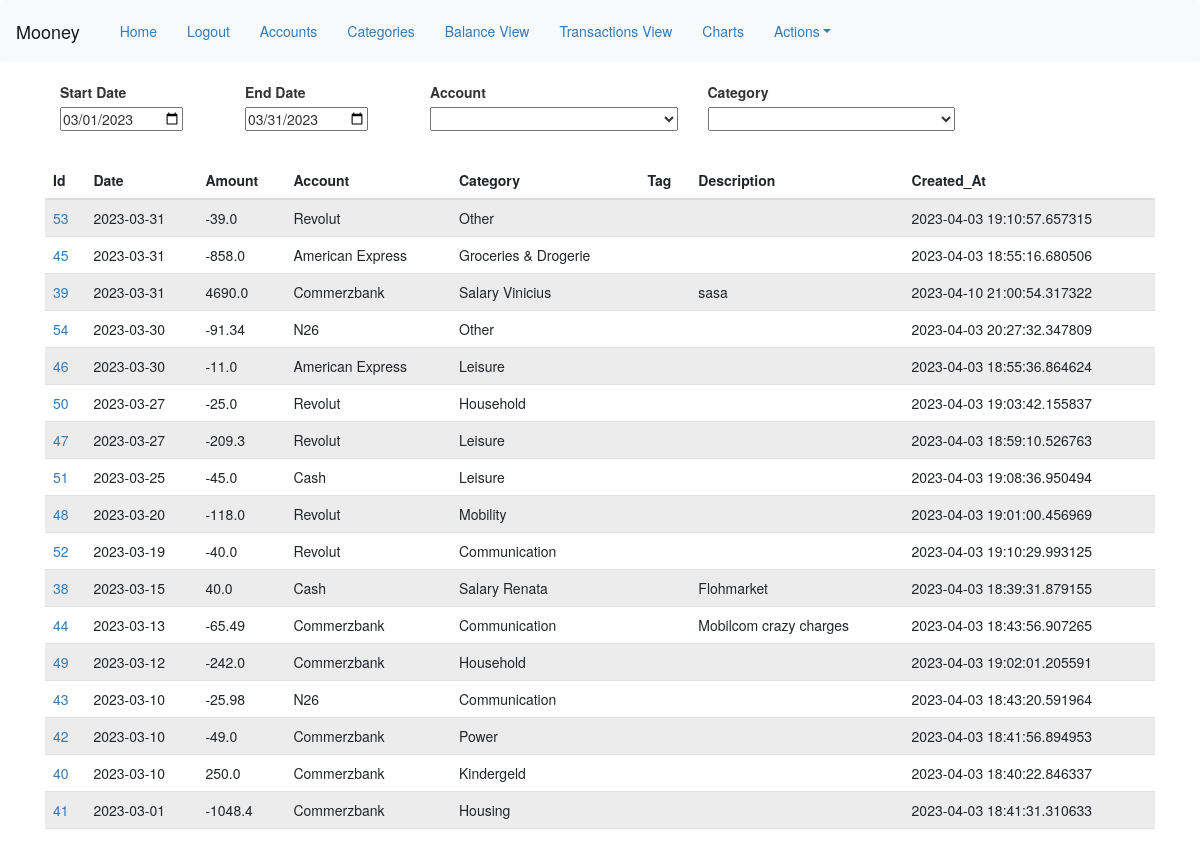
Page /transactions (signed in) on the committed database.
### app/models.py (models this page shows, shortened)
class Transaction(db.Model):
    id            = db.Column(db.Integer, primary_key=True)
    account  = db.Column(db.Integer, db.ForeignKey('account.id'))
    category  = db.Column(db.Integer, db.ForeignKey('category.id'))
    amount = db.Column(db.Float(64), default=0.00, index=True)
    currency = db.Column(db.String(16), db.ForeignKey('account.currency'), unique=False)
    date   = db.Column(db.Date, index=True, default=datetime.today())
    created_at    = db.Column(db.DateTime, index=True, default=datetime.utcnow)
    tag  = db.Column(db.String(32), unique=False)
    description   = db.Column(db.String(255), nullable=True)

class Account(db.Model):
    id            = db.Column(db.Integer, primary_key=True)
    name  = db.Column(db.String(64), unique=False)
    type  = db.Column(db.String(32), unique=False)
    currency = db.Column(db.String(16), unique=False)
    description   = db.Column(db.String(255), nullable=True)
    created_at    = db.Column(db.DateTime, index=True, default=datetime.utcnow)
    last_modified = db.Column(db.DateTime, index=True, default=datetime.utcnow)
    start_balance = db.Column(db.Float(64), default=0.00)
    balance_date   = db.Column(db.Date, index=True, default=datetime.today())
    user_id       = db.Column(db.Integer, db.ForeignKey('user.id'))
    balance_archive = db.Column(db.String(), nullable=True)

class Category(db.Model):
    id            = db.Column(db.Integer, primary_key=True)
    name  = db.Column(db.String(64), unique=False)
    type  = db.Column(db.String(32), unique=False)
    description   = db.Column(db.String(255), nullable=True)
    competence = db.Column(db.String(32), unique=False, default='Monthly')
    created_at    = db.Column(db.DateTime, index=True, default=datetime.utcnow)
    last_modified = db.Column(db.DateTime, index=True, default=datetime.utcnow)
    budget = db.Column(db.Float(64), default=0.00)
    user_id       = db.Column(db.Integer, db.ForeignKey('user.id'))
    icon          = db.Column(db.String(255), nullable=True, default='mooney/app/static/icons/icon.png')
    budget_archive = db.Column(db.String(), nullable=True)

### app/routes.py (the view)
@app.route('/transactions', methods=['GET', 'POST'])
@login_required
def transactions():
    form = DateAccountCategoryForm()
    categories = request.args.get('categories')
    start_date = request.args.get('start_date')
    end_date = request.args.get('end_date')
    form_id = {"account":"text", "category":"text", "amount":"float", "currency":"text", "date":"date", "created_at":"date", "tag":"text", "description":"text"}
    accounts = [id[0] for id in db.session.query(Account.id).filter_by(user_id=current_user.id).all()]
    if not categories:
        categories = [id[0] for id in db.session.query(Category.id).filter_by(user_id=current_user.id).all()]
    else:
        categories = [id[0] for id in db.session.query(Category.id).filter_by(user_id=current_user.id).filter_by(name=categories).all()]
    if not start_date:
        start_date = form.start_date.data
        end_date = form.end_date.data
    try:
        accounts = [form.account.data.id]
    except AttributeError:
        pass
    try:
        categories = [form.category.data.id]
    except AttributeError:
        pass
    transactions = db.session.query(Transaction.id, Transaction.date, Transaction.amount, Transaction.currency, Account.name.label('account'),
        Category.name.label('category'), Transaction.tag, Transaction.description, Transaction.created_at).join(Account, Account.id == Transaction.account).join(
        Category, Category.id == Transaction.category).filter(Transaction.account.in_(accounts)).filter(
    Transaction.date.between(start_date, end_date)).filter(Transaction.category.in_(categories)).order_by(Transaction.date.desc()).all()
    return render_template('transactions.html', title='Transactions', form=form, transactions=transactions, form_id=form_id)

### app/forms.py
class DateAccountCategoryForm(FlaskForm):
    start_date = DateField('Start Date', default=get_month_dates()[0])
    end_date = DateField('End Date', default=get_month_dates()[1])
    account = QuerySelectField(query_factory=account_choices, get_label='name', allow_blank=True, default='')
    category = QuerySelectField(query_factory=category_choices, get_label='name', allow_blank=True, default='')
    submit = SubmitField('Go')

### app/models.py (called while the page is built)
@login.user_loader
def load_user(id):
    return User.query.get(int(id))

def account_choices(type=False, user=current_user):
    if type:
        ac = Account.query.filter_by(user_id=current_user.id).filter_by(type=type)
    else:
        ac = Account.query.filter_by(user_id=current_user.id)
    return ac

def category_choices(user=current_user):
    cc = Category.query.filter_by(user_id=current_user.id)
    return cc

### app/templates/transactions.html (shortened to what this page needs)
{% extends "base.html" %}
{% import 'bootstrap/wtf.html' as wtf %}
{% block app_content %}
<link rel="stylesheet" href="https://cdnjs.cloudflare.com/ajax/libs/font-awesome/4.7.0/css/font-awesome.min.css">
<div>
    <form action="" method="post">
      <div class="col-md-2">
        {{ form.start_date.label }}
        {{ form.start_date(size=32, onchange="submit()") }}
      </div>
      <div class="col-md-2">
        {{ form.end_date.label }}
        {{ form.end_date(size=32, onchange="submit()") }}
      </div>
      <div class="col-md-3">
        {{ form.account.label }}<br>
        {{ form.account(class_="select2", style="width: 100%",onchange="submit()") }}<br>
      </div>
      <div class="col-md-3">
        {{ form.category.label }}<br>
        {{ form.category(class_="select2", style="width: 100%",onchange="submit()") }}<br>
      </div>
    </form>
    <br>
    <br>
  </div>
  <div>
    <br>
    <br>
    <table id="data" class="table table-striped">
        <thead>
            <tr>
                <th>Id</th>
                <th>Date</th>
                <th>Amount</th>
                <th>Account</th>
                <th>Category</th>
                <th>Tag</th>
                <th>Description</th>
                <th>Created_At</th>
            </tr>
        </thead>
        <tbody>
        {% for trx in transactions %}
          <tr>
            <td><a data-toggle="modal" data-target="#myModal{{trx.id}}" href="#myModal{{trx.id}}">{{ trx.id }}</a></td>
            <td>{{ trx.date }}</td>
            <td>{{ trx.amount }}</td>
            <td>{{ trx.account }}</td>
            <td>{{ trx.category }}</td>
            <td>{{ trx.tag }}</td>
            <td>{{ trx.description }}</td>
            <td>{{ trx.created_at }}</td>
          </tr>
        {% endfor %}
        </tbody>
    </table>
  </div>
{% endblock %}

### rows in the picture
Transaction: id "53", date "2023-03-31", amount "-39.0", account "Revolut", category "Other", created_at "2023-04-03 19:10:57.657315"
Transaction: id "45", date "2023-03-31", amount "-858.0", account "American Express", category "Groceries & Drogerie", created_at "2023-04-03 18:55:16.680506"
Transaction: id "39", date "2023-03-31", amount "4690.0", account "Commerzbank", category "Salary Vinicius", description "sasa", created_at "2023-04-10 21:00:54.317322"
Transaction: id "54", date "2023-03-30", amount "-91.34", account "N26", category "Other", created_at "2023-04-03 20:27:32.347809"
Transaction: id "46", date "2023-03-30", amount "-11.0", account "American Express", category "Leisure", created_at "2023-04-03 18:55:36.864624"
Transaction: id "50", date "2023-03-27", amount "-25.0", account "Revolut", category "Household", created_at "2023-04-03 19:03:42.155837"
Transaction: id "47", date "2023-03-27", amount "-209.3", account "Revolut", category "Leisure", created_at "2023-04-03 18:59:10.526763"
Transaction: id "51", date "2023-03-25", amount "-45.0", account "Cash", category "Leisure", created_at "2023-04-03 19:08:36.950494"
Transaction: id "48", date "2023-03-20", amount "-118.0", account "Revolut", category "Mobility", created_at "2023-04-03 19:01:00.456969"
Transaction: id "52", date "2023-03-19", amount "-40.0", account "Revolut", category "Communication", created_at "2023-04-03 19:10:29.993125"
Transaction: id "38", date "2023-03-15", amount "40.0", account "Cash", category "Salary Renata", description "Flohmarket", created_at "2023-04-03 18:39:31.879155"
Transaction: id "44", date "2023-03-13", amount "-65.49", account "Commerzbank", category "Communication", description "Mobilcom crazy charges", created_at "2023-04-03 18:43:56.907265"
Transaction: id "49", date "2023-03-12", amount "-242.0", account "Commerzbank", category "Household", created_at "2023-04-03 19:02:01.205591"
Transaction: id "43", date "2023-03-10", amount "-25.98", account "N26", category "Communication", created_at "2023-04-03 18:43:20.591964"
Transaction: id "42", date "2023-03-10", amount "-49.0", account "Commerzbank", category "Power", created_at "2023-04-03 18:41:56.894953"
Transaction: id "40", date "2023-03-10", amount "250.0", account "Commerzbank", category "Kindergeld", created_at "2023-04-03 18:40:22.846337"
Transaction: id "41", date "2023-03-01", amount "-1048.4", account "Commerzbank", category "Housing", created_at "2023-04-03 18:41:31.310633"
